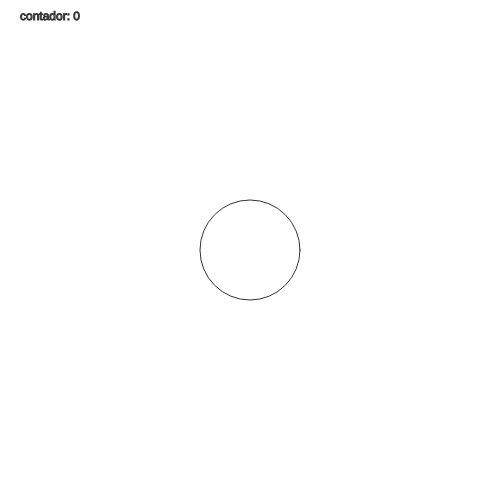
Frame 1 (no input)
Frame 60 (no input): identical to frame 1, image omitted
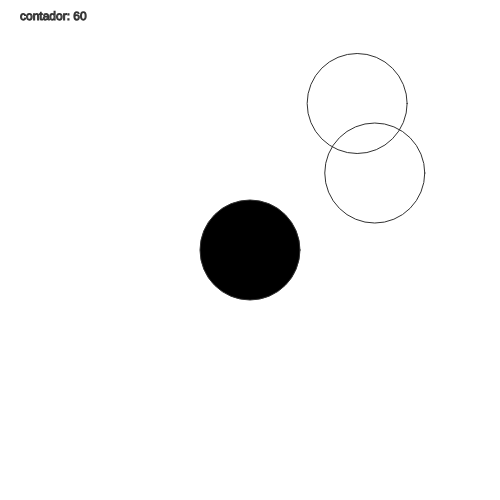
Frame 120 (the mouse pressed at the canvas centre since frame 60)

The p5.js sketch that drew these frames (run headless with seeded random() and noise() and a simulated clock; from frame 60 on, the mouse is pressed at the canvas centre):

// p5.js sketch
// ── sketch.js

let circulos = [];

function setup() {
    createCanvas(500, 500);
    circulos.push(new Circle(width / 2, height / 2, 100));
}

function draw() {  
    background(255);
    for (let i = 0; i < circulos.length; i++) {
        circulos[i].dibujar();
        circulos[i].pintar();
    }
    text("contador: " + circulos[0].contador, 20, 20);
}

function mousePressed() {
    for (let i = 0; i < circulos.length; i++) {
        if (circulos[i].dentro(mouseX, mouseY)) {
            circulos[i].sePinto = true;
            circulos[i].pintando = true;
            let nuevo1 = new Circle(random(width), random(height), 100);
            let nuevo2 = new Circle(random(width), random(height), 100);
            circulos.push(nuevo1, nuevo2);
        }
    }
}
// ── Circle.js
class Circle {
    constructor(posX, posY, tam) {
        this.posX = posX;
        this.posY = posY;
        this.tam = tam;
        this.opacidad = 0;
        this.sePinto = false;
        this.contador = 0;
        this.pintando = false;
    }

    dibujar() {
        stroke(50);
        fill(0, 0, 0, this.opacidad);
        ellipse(this.posX, this.posY, this.tam);
    }

    pintar() {
        if (this.sePinto) {
            this.contador++;
            if (this.contador <= 100) {
                this.opacidad = 255;
            } else {
                this.opacidad = 0;
                this.sePinto = false;
                this.contador = 0;
                this.pintando = false;
            }
        }
    }

    dentro(x, y) {
        let d = dist(x, y, this.posX, this.posY);
        return d < this.tam / 2;
    }
}
